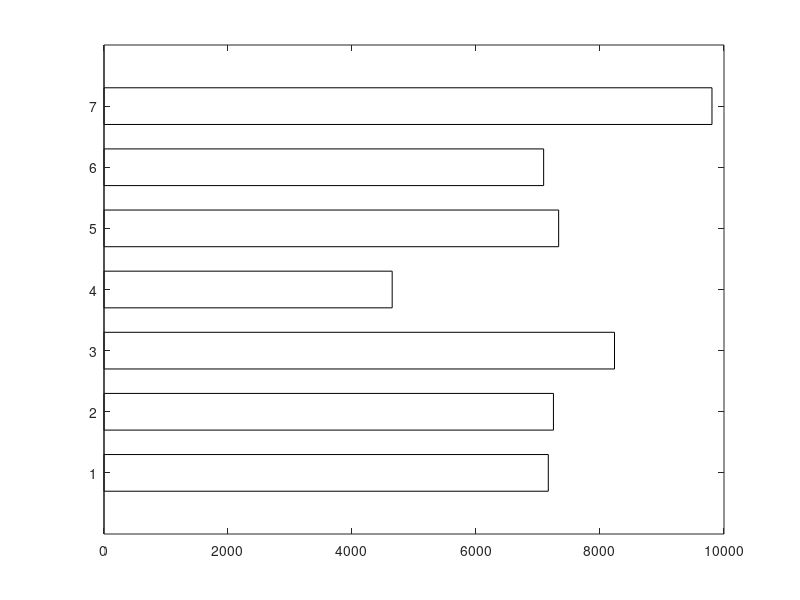

The MATLAB source for this figure: (Note: this script raises an error after producing the figure.)
clear; clc;
% define figure properties
opts.width      = 15;
opts.height     = 8;
opts.fontType   = 'Times';
opts.fontSize   = 10;

% % Global Maximum Power Points under PSCs
fig = figure;
max_power = [7166, 7249, 8234, 4648, 7333, 7091, 9806];
bar_width = 0.6;
b = barh(max_power, bar_width, 'FaceColor','flat');
b.CData(1,:) = [1 0 0];
b.CData(2,:) = [0 1 1];
b.CData(3,:) = [0 1 0];
b.CData(4,:) = [1.00 0.54 0.00];
b.CData(5,:) = [1 0 1];
b.CData(6,:) = [1 1 0];
b.CData(7,:) = [0 0 1];
yticklabels({'Center', 'Corner', 'Diagonal', 'Frame', 'Random', 'Right Side End', 'Uniform'})
xtips1 = b.YEndPoints + 100;
ytips1 = b.XEndPoints;
labels1 = string(b.YData);
text(xtips1,ytips1,labels1,'VerticalAlignment','middle','FontName', 'Times')
xlim([0 11000])
xlabel('PV Power (W)')
grid on
ax = gca;
ax.GridColor = [0.7, 0.7, 0.7];
box off
% scaling
fig.Units               = 'centimeters';
fig.Position(3)         = opts.width;
fig.Position(4)         = opts.height;
% set text properties
set(fig.Children, ...
    'FontName',     opts.fontType, ...
    'FontSize',     opts.fontSize);
% remove unnecessary white space
set(gca,'LooseInset',max(get(gca,'TightInset'), 0.02))
% export to png
fig.PaperPositionMode   = 'auto';
print('Global Maximum Power Points under PSCs', '-dpng', '-r600')

% Number of Local Maximum Power Points under PSCs
fig = figure;
LMPPs = [5, 4, 4, 2, 5, 6];
bar_width = 0.4;
b = bar(LMPPs, bar_width, 'FaceColor','flat');
b.CData(1,:) = [1 0 0];
b.CData(2,:) = [0 1 1];
b.CData(3,:) = [0 1 0];
b.CData(4,:) = [1.00 0.54 0.00];
b.CData(5,:) = [1 0 1];
b.CData(6,:) = [1 1 0];
xticklabels({'Center', 'Corner', 'Diagonal', 'Frame', 'Random', 'Right Side End'})
text(1:length(LMPPs),LMPPs,num2str(LMPPs'),'vert','bottom','horiz','center','FontName', 'Times');
ylim([0 7])
ylabel('Number of LMPPs')
grid on
ax = gca;
ax.GridColor = [0.7, 0.7, 0.7];
box off
% scaling
fig.Units               = 'centimeters';
fig.Position(3)         = opts.width;
fig.Position(4)         = opts.height;
% set text properties
set(fig.Children, ...
    'FontName',     opts.fontType, ...
    'FontSize',     opts.fontSize);
% remove unnecessary white space
set(gca,'LooseInset',max(get(gca,'TightInset'), 0.02))
% export to png
fig.PaperPositionMode   = 'auto';
print('Number of Local Maximum Power Points under PSCs - Bar Graph', '-dpng', '-r600')
